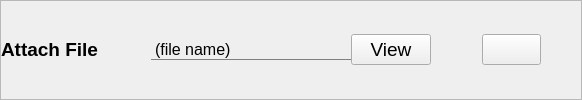
                      <widget class="QFrame" name="editAttachFile">
                       <property name="frameShape">
                        <enum>QFrame::Shape::StyledPanel</enum>
                       </property>
                       <property name="frameShadow">
                        <enum>QFrame::Shadow::Raised</enum>
                       </property>
                       <layout class="QHBoxLayout" name="horizontalLayout_20">
                        <property name="spacing">
                         <number>0</number>
                        </property>
                        <property name="leftMargin">
                         <number>0</number>
                        </property>
                        <property name="topMargin">
                         <number>0</number>
                        </property>
                        <property name="rightMargin">
                         <number>0</number>
                        </property>
                        <property name="bottomMargin">
                         <number>0</number>
                        </property>
                        <item>
                         <widget class="QLabel" name="editAttachFileLabel">
                          <property name="sizePolicy">
                           <sizepolicy hsizetype="Preferred" vsizetype="Fixed">
                            <horstretch>0</horstretch>
                            <verstretch>0</verstretch>
                           </sizepolicy>
                          </property>
                          <property name="minimumSize">
                           <size>
                            <width>150</width>
                            <height>0</height>
                           </size>
                          </property>
                          <property name="maximumSize">
                           <size>
                            <width>150</width>
                            <height>16777215</height>
                           </size>
                          </property>
                          <property name="font">
                           <font>
                            <pointsize>14</pointsize>
                            <fontweight>DemiBold</fontweight>
                           </font>
                          </property>
                          <property name="styleSheet">
                           <string notr="true">font-weight: 600;

</string>
                          </property>
                          <property name="text">
                           <string>Attach File</string>
                          </property>
                         </widget>
                        </item>
                        <item>
                         <widget class="QLabel" name="editAttachFileInput">
                          <property name="sizePolicy">
                           <sizepolicy hsizetype="Fixed" vsizetype="Fixed">
                            <horstretch>0</horstretch>
                            <verstretch>0</verstretch>
                           </sizepolicy>
                          </property>
                          <property name="minimumSize">
                           <size>
                            <width>200</width>
                            <height>0</height>
                           </size>
                          </property>
                          <property name="maximumSize">
                           <size>
                            <width>200</width>
                            <height>16777215</height>
                           </size>
                          </property>
                          <property name="font">
                           <font>
                            <pointsize>12</pointsize>
                            <underline>false</underline>
                            <strikeout>false</strikeout>
                           </font>
                          </property>
                          <property name="styleSheet">
                           <string notr="true">text-decoration: none;
border: none;
border-bottom: 1px solid gray;</string>
                          </property>
                          <property name="text">
                           <string>(file name)</string>
                          </property>
                         </widget>
                        </item>
                        <item>
                         <widget class="QPushButton" name="openAttachmentBtn">
                          <property name="font">
                           <font>
                            <pointsize>14</pointsize>
                           </font>
                          </property>
                          <property name="text">
                           <string>View</string>
                          </property>
                         </widget>
                        </item>
                        <item>
                         <widget class="QPushButton" name="editAttachFileBtn">
                          <property name="sizePolicy">
                           <sizepolicy hsizetype="Fixed" vsizetype="Fixed">
                            <horstretch>0</horstretch>
                            <verstretch>0</verstretch>
                           </sizepolicy>
                          </property>
                          <property name="font">
                           <font>
                            <pointsize>14</pointsize>
                           </font>
                          </property>
                          <property name="styleSheet">
                           <string notr="true">border: none;</string>
                          </property>
                          <property name="text">
                           <string/>
                          </property>
                          <property name="icon">
                           <iconset>
                            <normaloff>:/icon/paperclip(black).svg</normaloff>:/icon/paperclip(black).svg</iconset>
                          </property>
                         </widget>
                        </item>
                        <item>
                         <widget class="QPushButton" name="removeAttachmentBtn">
                          <property name="font">
                           <font>
                            <pointsize>14</pointsize>
                           </font>
                          </property>
                          <property name="text">
                           <string/>
                          </property>
                         </widget>
                        </item>
                        <item>
                         <spacer name="horizontalSpacer_15">
                          <property name="orientation">
                           <enum>Qt::Orientation::Horizontal</enum>
                          </property>
                          <property name="sizeHint" stdset="0">
                           <size>
                            <width>40</width>
                            <height>20</height>
                           </size>
                          </property>
                         </spacer>
                        </item>
                       </layout>
                      </widget>
